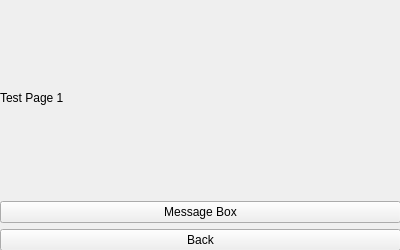
<?xml version="1.0" encoding="UTF-8"?>
<ui version="4.0">
 <class>TestWidgetOne</class>
 <widget class="QWidget" name="TestWidgetOne">
  <property name="geometry">
   <rect>
    <x>0</x>
    <y>0</y>
    <width>400</width>
    <height>250</height>
   </rect>
  </property>
  <property name="windowTitle">
   <string>Form</string>
  </property>
  <widget class="QWidget" name="gridLayoutWidget">
   <property name="geometry">
    <rect>
     <x>0</x>
     <y>0</y>
     <width>401</width>
     <height>251</height>
    </rect>
   </property>
   <layout class="QGridLayout" name="gridLayout">
    <item row="1" column="0">
     <widget class="QPushButton" name="buttonMessageBox">
      <property name="text">
       <string>Message Box</string>
      </property>
     </widget>
    </item>
    <item row="2" column="0">
     <widget class="QPushButton" name="buttonBack">
      <property name="text">
       <string>Back</string>
      </property>
     </widget>
    </item>
    <item row="0" column="0">
     <widget class="QLabel" name="label">
      <property name="text">
       <string>Test Page 1</string>
      </property>
     </widget>
    </item>
   </layout>
  </widget>
 </widget>
 <resources/>
 <connections/>
</ui>
